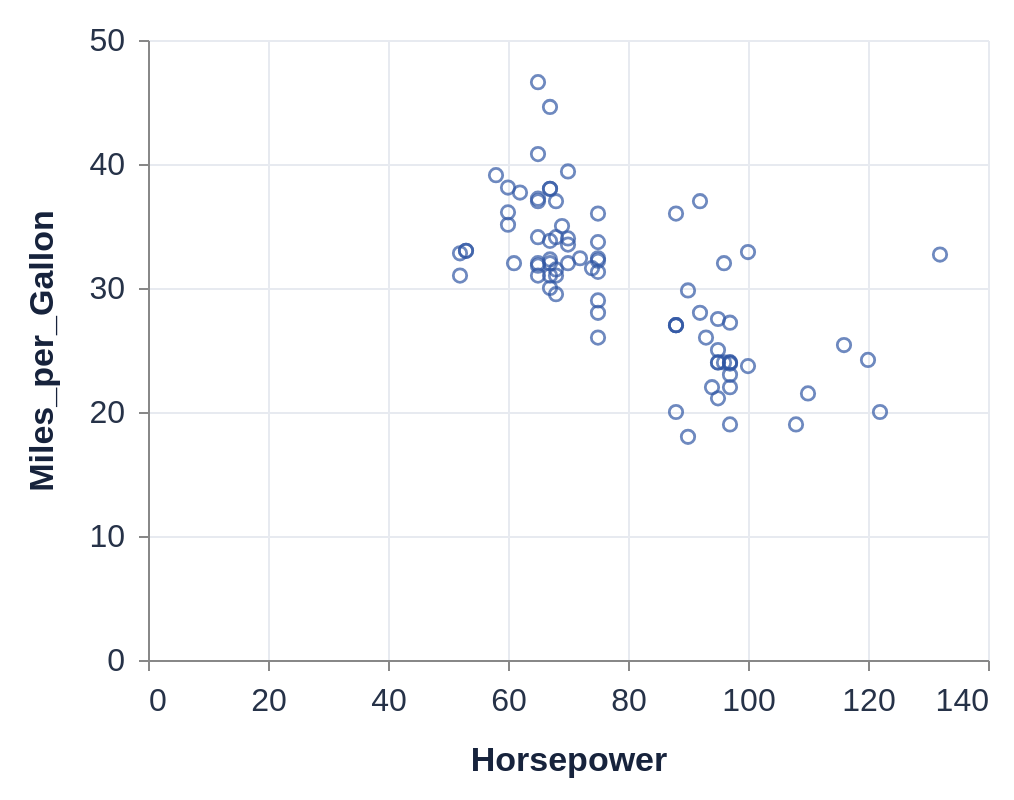

Specify this chart in Vega-Lite:
### Vega-Lite specification from a JSON file in a GitHub repository (floating-point values rounded to 4 significant figures; data arrays with more than 128 entries replaced by an {"elided": "..."} marker saying what was removed)
{"$schema": "https://vega.github.io/schema/vega-lite/v6.json", "data": {"values": {"elided": "406 records"}}, "transform": [{"filter": {"field": "Origin", "equal": "Japan"}}], "mark": "point", "encoding": {"x": {"field": "Horsepower", "type": "quantitative"}, "y": {"field": "Miles_per_Gallon", "type": "quantitative"}}, "width": 420, "height": 310, "padding": 12, "background": "#ffffff", "config": {"font": "Arial", "view": {"stroke": null}, "axis": {"labelFontSize": 16, "titleFontSize": 17, "titlePadding": 14, "labelPadding": 7, "gridColor": "#e7eaf0", "tickCount": 5, "labelColor": "#263248", "titleColor": "#17233c"}, "legend": {"orient": "top", "labelFontSize": 15, "titleFontSize": 16, "padding": 8, "symbolSize": 70}, "mark": {"color": "#3157a4"}, "point": {"size": 45, "strokeWidth": 1.4}, "circle": {"size": 38}, "line": {"strokeWidth": 2.5}, "range": {"category": ["#3157a4", "#c9455a", "#258276"]}}}
